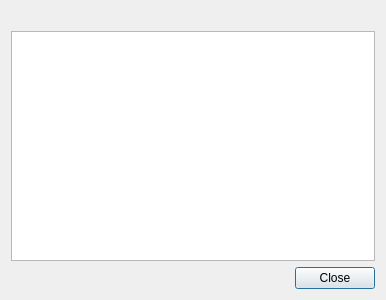
<?xml version="1.0" encoding="UTF-8"?>
<ui version="4.0">
 <class>ListDisplayDialog</class>
 <widget class="QDialog" name="ListDisplayDialog">
  <property name="geometry">
   <rect>
    <x>0</x>
    <y>0</y>
    <width>386</width>
    <height>300</height>
   </rect>
  </property>
  <property name="windowTitle">
   <string>Dialog</string>
  </property>
  <layout class="QVBoxLayout" name="verticalLayout">
   <item>
    <widget class="QLabel" name="infoLabel">
     <property name="text">
      <string/>
     </property>
    </widget>
   </item>
   <item>
    <widget class="QListWidget" name="listWidget"/>
   </item>
   <item>
    <widget class="QDialogButtonBox" name="buttonBox">
     <property name="orientation">
      <enum>Qt::Horizontal</enum>
     </property>
     <property name="standardButtons">
      <set>QDialogButtonBox::Close</set>
     </property>
    </widget>
   </item>
  </layout>
 </widget>
 <resources/>
 <connections>
  <connection>
   <sender>buttonBox</sender>
   <signal>accepted()</signal>
   <receiver>ListDisplayDialog</receiver>
   <slot>accept()</slot>
   <hints>
    <hint type="sourcelabel">
     <x>248</x>
     <y>254</y>
    </hint>
    <hint type="destinationlabel">
     <x>157</x>
     <y>274</y>
    </hint>
   </hints>
  </connection>
  <connection>
   <sender>buttonBox</sender>
   <signal>rejected()</signal>
   <receiver>ListDisplayDialog</receiver>
   <slot>reject()</slot>
   <hints>
    <hint type="sourcelabel">
     <x>316</x>
     <y>260</y>
    </hint>
    <hint type="destinationlabel">
     <x>286</x>
     <y>274</y>
    </hint>
   </hints>
  </connection>
 </connections>
</ui>
